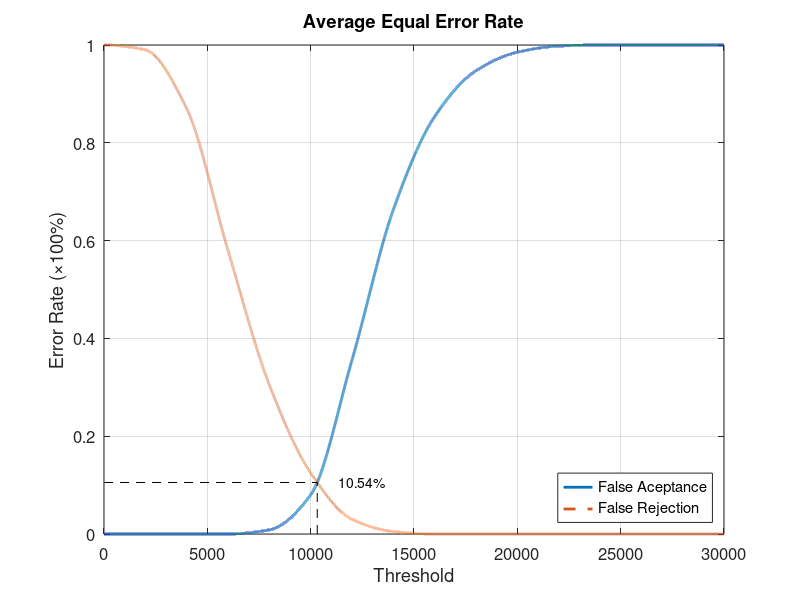
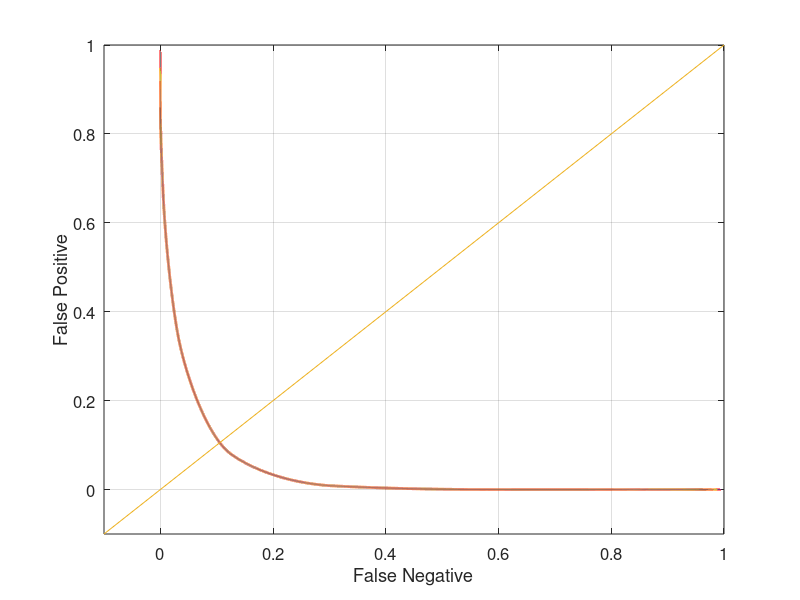

These figures' MATLAB source, in order:
close all;
clear;
clc;
x = 0:2000:30000;
xq = 0:0.5:30000;

y01 = [0 0 0 0 0.00526316 0.0947368 0.431579 0.710526 0.910526 0.973684 1 1 1 1 1 1]
y02 = [0 0 0 0 0.0210526 0.0894737 0.389474 0.757895 0.884211 0.963158 0.989474 1 1 1 1 1]
y03 = [0 0 0 0 0.00526316 0.0736842 0.352632 0.647368 0.842105 0.947368 0.978947 0.994737 1 1 1 1]
y04 = [0 0 0 0 0.0105263 0.0894737 0.363158 0.663158 0.836842 0.931579 0.984211 0.994737 1 1 1 1]
y05 = [0 0 0 0 0 0.0526316 0.242105 0.536842 0.794737 0.921053 0.973684 1 1 1 1 1]

y0 = (y01 + y02 + y03 + y04 + y05)/5;

y11 = [1 0.99 0.87 0.58 0.305 0.125 0.03 0.005 0 0 0 0 0 0 0 0]
y12 = [1 0.99 0.87 0.58 0.305 0.125 0.03 0.005 0 0 0 0 0 0 0 0]
y13 = [1 0.99 0.87 0.58 0.305 0.125 0.03 0.005 0 0 0 0 0 0 0 0]
y14 = [1 0.99 0.87 0.58 0.305 0.125 0.03 0.005 0 0 0 0 0 0 0 0]
y15 = [1 0.99 0.87 0.58 0.305 0.125 0.03 0.005 0 0 0 0 0 0 0 0]

y1 = (y11 + y12 + y13 + y14 + y15)/5;

yy0 = interp1(x, y0, xq, 'pchip');
yy1 = interp1(x, y1, xq, 'pchip');

% Calculating EER: 
y2 = abs(y0 - y1);
find(y2 == min(y2))
yy2 = abs(yy0 - yy1);
xEER = find(yy2 == min(yy2));
xEERIndex = xq(xEER) % X-axis EER
yEER = yy0(xEER) % Y-axis EER

main = figure
plot(xq, yy0,'-','LineWidth', 2);	hold on
plot(xq, yy1,'--','LineWidth', 2);	hold on
plot([xEERIndex xEERIndex], [0 yEER], 'k--');	hold on
plot([0 xEERIndex], [yEER yEER], 'k--');	hold on
%plot(xEERIndex, yEER, 'bx', 'LineWidth', 10);	hold on
% text(xEERIndex, yEER,strcat('    (', num2str(xEER), ', ', num2str(yEER * 100), ')'))
text(xEERIndex+10*xEERIndex/100, yEER, [num2str(round((10000*yEER))/100) '%'])
legend('False Aceptance', 'False Rejection', 'Location', 'SouthEast')
xlabel('Threshold')
% ylabel('Average Equal Error Rate (%)')
ylabel('Error Rate (\times100%)')
set(gca, 'FontSize', 12)
axis([0 30000 0 1])
title('Average Equal Error Rate');
grid on

print(main, 'Database1_2Main', '-dpng');
FNRxFPR = figure('Color', [1 1 1]);
plot(yy1, yy0, '-', yy1, yy0, 'LineWidth', 2);
hold on
y = -0.1:0.1:1
plot(y, y); 
set(gca, 'FontSize', 12)
xlabel('False Negative')
ylabel('False Positive')
axis([-0.1 1 -0.1 1])
set(gca, 'FontSize', 12)
grid on

print(FNRxFPR, 'Database1_2FNRxFPR','-dpng');
